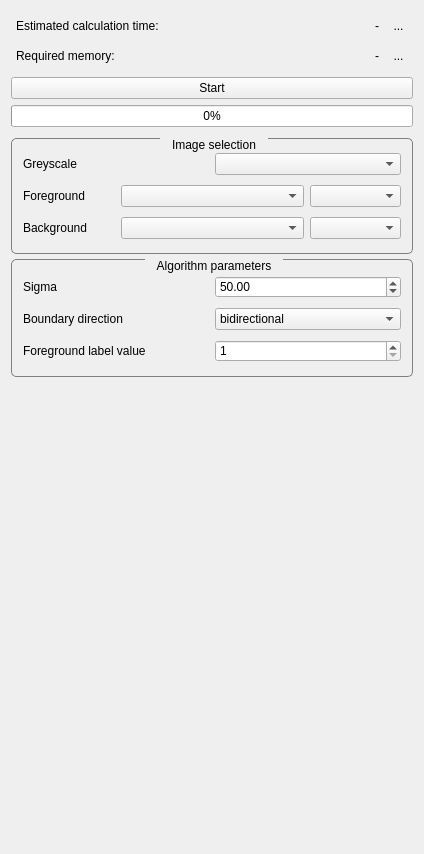
<?xml version="1.0" encoding="UTF-8"?>
<ui version="4.0">
 <class>GraphcutViewControls</class>
 <widget class="QWidget" name="GraphcutViewControls">
  <property name="enabled">
   <bool>true</bool>
  </property>
  <property name="geometry">
   <rect>
    <x>0</x>
    <y>0</y>
    <width>424</width>
    <height>854</height>
   </rect>
  </property>
  <property name="minimumSize">
   <size>
    <width>0</width>
    <height>0</height>
   </size>
  </property>
  <property name="windowTitle">
   <string>QmitkTemplate</string>
  </property>
  <property name="styleSheet">
   <string notr="true">QGroupBox {
	border-width: 1px; 
	border-style: solid; 
	border-color: grey;
	border-radius: 5px;
	margin-top: 1ex;
	margin-bottom: 2ex;
}

QGroupBox::title {
	subcontrol-origin: margin;
	subcontrol-position: top center;
	padding: 0 10px;
}

QScrollArea{
	border: 0;
	margin:0;
	padding:0;
}

QToolButton{
	border: 0;
}

[mandatoryField=true]{
	background-color: rgb(255, 150, 150);
}

[warningField=true]{
	background-color: rgb(255, 204, 0);
}

[errorField=true]{
	background-color: rgb(255, 150, 150);
}</string>
  </property>
  <layout class="QVBoxLayout" name="verticalLayout">
   <item>
    <widget class="QWidget" name="widget_3" native="true">
     <property name="styleSheet">
      <string notr="true">QWidget {
	margin: 0;
	padding: 0;
}</string>
     </property>
     <layout class="QVBoxLayout" name="verticalLayout_2">
      <property name="spacing">
       <number>0</number>
      </property>
      <property name="margin">
       <number>0</number>
      </property>
      <item>
       <widget class="QWidget" name="widget_12" native="true">
        <property name="toolTip">
         <string>&lt;html&gt;&lt;head/&gt;&lt;body&gt;&lt;p&gt;This estimate assumes your computer has at least the required amount of free physical ram. &lt;/p&gt;&lt;/body&gt;&lt;/html&gt;</string>
        </property>
        <layout class="QHBoxLayout" name="horizontalLayout_8">
         <property name="spacing">
          <number>10</number>
         </property>
         <property name="margin">
          <number>5</number>
         </property>
         <item>
          <widget class="QLabel" name="label_6">
           <property name="text">
            <string>Estimated calculation time:</string>
           </property>
          </widget>
         </item>
         <item>
          <spacer name="horizontalSpacer_8">
           <property name="orientation">
            <enum>Qt::Horizontal</enum>
           </property>
           <property name="sizeHint" stdset="0">
            <size>
             <width>40</width>
             <height>20</height>
            </size>
           </property>
          </spacer>
         </item>
         <item>
          <widget class="QLabel" name="estimatedTime">
           <property name="layoutDirection">
            <enum>Qt::RightToLeft</enum>
           </property>
           <property name="text">
            <string>-</string>
           </property>
           <property name="alignment">
            <set>Qt::AlignRight|Qt::AlignTrailing|Qt::AlignVCenter</set>
           </property>
          </widget>
         </item>
         <item>
          <widget class="QToolButton" name="refreshTimeButton">
           <property name="minimumSize">
            <size>
             <width>16</width>
             <height>16</height>
            </size>
           </property>
           <property name="text">
            <string>...</string>
           </property>
           <property name="icon">
            <iconset resource="../../resources/GraphCut.qrc">
             <normaloff>:/GraphCutPlugin/icon_refresh.png</normaloff>:/GraphCutPlugin/icon_refresh.png</iconset>
           </property>
           <property name="checkable">
            <bool>false</bool>
           </property>
           <property name="toolButtonStyle">
            <enum>Qt::ToolButtonIconOnly</enum>
           </property>
           <property name="autoRaise">
            <bool>false</bool>
           </property>
          </widget>
         </item>
        </layout>
       </widget>
      </item>
      <item>
       <widget class="QWidget" name="widget_14" native="true">
        <property name="toolTip">
         <string>&lt;html&gt;&lt;head/&gt;&lt;body&gt;&lt;p&gt;The amount of memory required to build the graph. It is highly recommended to have at least this amount of free physical memory before starting the computation. &lt;/p&gt;&lt;p&gt;&lt;br/&gt;&lt;/p&gt;&lt;p&gt;If your computer does not have the required amount of memory, consider resampling or dividing the original image.&lt;/p&gt;&lt;/body&gt;&lt;/html&gt;</string>
        </property>
        <layout class="QHBoxLayout" name="horizontalLayout_14">
         <property name="spacing">
          <number>10</number>
         </property>
         <property name="margin">
          <number>5</number>
         </property>
         <item>
          <widget class="QLabel" name="label_8">
           <property name="text">
            <string>Required memory:</string>
           </property>
          </widget>
         </item>
         <item>
          <spacer name="horizontalSpacer_3">
           <property name="orientation">
            <enum>Qt::Horizontal</enum>
           </property>
           <property name="sizeHint" stdset="0">
            <size>
             <width>40</width>
             <height>20</height>
            </size>
           </property>
          </spacer>
         </item>
         <item>
          <widget class="QLabel" name="estimatedMemory">
           <property name="layoutDirection">
            <enum>Qt::RightToLeft</enum>
           </property>
           <property name="text">
            <string>-</string>
           </property>
           <property name="alignment">
            <set>Qt::AlignRight|Qt::AlignTrailing|Qt::AlignVCenter</set>
           </property>
          </widget>
         </item>
         <item>
          <widget class="QToolButton" name="refreshMemoryButton">
           <property name="minimumSize">
            <size>
             <width>16</width>
             <height>16</height>
            </size>
           </property>
           <property name="text">
            <string>...</string>
           </property>
           <property name="icon">
            <iconset resource="../../resources/GraphCut.qrc">
             <normaloff>:/GraphCutPlugin/icon_refresh.png</normaloff>:/GraphCutPlugin/icon_refresh.png</iconset>
           </property>
           <property name="toolButtonStyle">
            <enum>Qt::ToolButtonIconOnly</enum>
           </property>
          </widget>
         </item>
        </layout>
       </widget>
      </item>
     </layout>
    </widget>
   </item>
   <item>
    <widget class="QPushButton" name="startButton">
     <property name="toolTip">
      <string>&lt;html&gt;&lt;head/&gt;&lt;body&gt;&lt;p&gt;Start the GraphCut&lt;/p&gt;&lt;/body&gt;&lt;/html&gt;</string>
     </property>
     <property name="text">
      <string>Start</string>
     </property>
    </widget>
   </item>
   <item>
    <widget class="QProgressBar" name="progressBar">
     <property name="maximum">
      <number>100</number>
     </property>
     <property name="value">
      <number>0</number>
     </property>
     <property name="textVisible">
      <bool>true</bool>
     </property>
     <property name="format">
      <string>%p%</string>
     </property>
    </widget>
   </item>
   <item>
    <widget class="QScrollArea" name="scrollArea">
     <property name="enabled">
      <bool>true</bool>
     </property>
     <property name="widgetResizable">
      <bool>true</bool>
     </property>
     <widget class="QWidget" name="parentWidget">
      <property name="enabled">
       <bool>true</bool>
      </property>
      <property name="geometry">
       <rect>
        <x>0</x>
        <y>0</y>
        <width>400</width>
        <height>696</height>
       </rect>
      </property>
      <layout class="QVBoxLayout" name="verticalLayout_4">
       <property name="spacing">
        <number>5</number>
       </property>
       <property name="leftMargin">
        <number>0</number>
       </property>
       <property name="topMargin">
        <number>5</number>
       </property>
       <property name="rightMargin">
        <number>0</number>
       </property>
       <property name="bottomMargin">
        <number>0</number>
       </property>
       <item>
        <widget class="QGroupBox" name="imageGroup">
         <property name="title">
          <string>Image selection</string>
         </property>
         <layout class="QVBoxLayout" name="verticalLayout_5">
          <property name="spacing">
           <number>0</number>
          </property>
          <property name="leftMargin">
           <number>0</number>
          </property>
          <property name="topMargin">
           <number>9</number>
          </property>
          <property name="rightMargin">
           <number>0</number>
          </property>
          <property name="bottomMargin">
           <number>9</number>
          </property>
          <item>
           <widget class="QWidget" name="greyscaleSelector" native="true">
            <property name="toolTip">
             <string>&lt;html&gt;&lt;head/&gt;&lt;body&gt;&lt;p&gt;Select the image to be segmented&lt;/p&gt;&lt;/body&gt;&lt;/html&gt;</string>
            </property>
            <layout class="QHBoxLayout" name="horizontalLayout" stretch="1,1">
             <property name="topMargin">
              <number>5</number>
             </property>
             <property name="bottomMargin">
              <number>5</number>
             </property>
             <item>
              <widget class="QLabel" name="label">
               <property name="text">
                <string>Greyscale</string>
               </property>
              </widget>
             </item>
             <item>
              <widget class="QmitkDataStorageComboBox" name="greyscaleImageSelector">
               <property name="sizePolicy">
                <sizepolicy hsizetype="Minimum" vsizetype="Fixed">
                 <horstretch>0</horstretch>
                 <verstretch>0</verstretch>
                </sizepolicy>
               </property>
              </widget>
             </item>
            </layout>
           </widget>
          </item>
          <item>
           <widget class="QWidget" name="foregroundSelector" native="true">
            <property name="toolTip">
             <string>&lt;html&gt;&lt;head/&gt;&lt;body&gt;&lt;p&gt;Choose a legacy binary foreground mask or a modern multi-label segmentation. When selecting a modern segmentation, choose the painted label to use as the foreground seed.&lt;/p&gt;&lt;/body&gt;&lt;/html&gt;</string>
            </property>
            <layout class="QHBoxLayout" name="horizontalLayout_3" stretch="1,2,1">
             <property name="topMargin">
              <number>5</number>
             </property>
             <property name="bottomMargin">
              <number>5</number>
             </property>
             <item>
              <widget class="QLabel" name="label_2">
               <property name="text">
                <string>Foreground</string>
               </property>
              </widget>
             </item>
             <item>
             <widget class="QmitkDataStorageComboBox" name="foregroundImageSelector">
               <property name="sizePolicy">
                <sizepolicy hsizetype="Minimum" vsizetype="Fixed">
                 <horstretch>0</horstretch>
                 <verstretch>0</verstretch>
                </sizepolicy>
               </property>
              </widget>
             </item>
             <item>
              <widget class="QComboBox" name="foregroundLabelSelector">
               <property name="toolTip">
                <string>Painted segmentation label to use as the foreground seed.</string>
               </property>
               <property name="visible">
                <bool>false</bool>
               </property>
              </widget>
             </item>
            </layout>
           </widget>
          </item>
          <item>
           <widget class="QWidget" name="backgroundSelector" native="true">
            <property name="toolTip">
             <string>&lt;html&gt;&lt;head/&gt;&lt;body&gt;&lt;p&gt;Choose a legacy binary background mask or a modern multi-label segmentation. When selecting a modern segmentation, choose the painted label to use as the background seed.&lt;/p&gt;&lt;/body&gt;&lt;/html&gt;</string>
            </property>
            <layout class="QHBoxLayout" name="horizontalLayout_2" stretch="1,2,1">
             <property name="topMargin">
              <number>5</number>
             </property>
             <property name="bottomMargin">
              <number>5</number>
             </property>
             <item>
              <widget class="QLabel" name="label_3">
               <property name="text">
                <string>Background</string>
               </property>
              </widget>
             </item>
             <item>
             <widget class="QmitkDataStorageComboBox" name="backgroundImageSelector">
               <property name="sizePolicy">
                <sizepolicy hsizetype="Minimum" vsizetype="Fixed">
                 <horstretch>0</horstretch>
                 <verstretch>0</verstretch>
                </sizepolicy>
               </property>
              </widget>
             </item>
             <item>
              <widget class="QComboBox" name="backgroundLabelSelector">
               <property name="toolTip">
                <string>Painted segmentation label to use as the background seed.</string>
               </property>
               <property name="visible">
                <bool>false</bool>
               </property>
              </widget>
             </item>
            </layout>
           </widget>
          </item>
         </layout>
        </widget>
       </item>
       <item>
        <widget class="QGroupBox" name="parameterGroup">
         <property name="title">
          <string>Algorithm parameters</string>
         </property>
         <property name="flat">
          <bool>false</bool>
         </property>
         <property name="checkable">
          <bool>false</bool>
         </property>
         <property name="checked">
          <bool>false</bool>
         </property>
         <layout class="QVBoxLayout" name="verticalLayout_3">
          <property name="spacing">
           <number>0</number>
          </property>
          <property name="leftMargin">
           <number>0</number>
          </property>
          <property name="rightMargin">
           <number>0</number>
          </property>
          <property name="bottomMargin">
           <number>9</number>
          </property>
          <item>
           <widget class="QWidget" name="widget" native="true">
            <property name="toolTip">
             <string>&lt;html&gt;&lt;head/&gt;&lt;body&gt;&lt;p&gt;Estimated noise boundary term. Try 50.0 on CT images.&lt;/p&gt;&lt;/body&gt;&lt;/html&gt;</string>
            </property>
            <layout class="QHBoxLayout" name="horizontalLayout_4">
             <property name="topMargin">
              <number>5</number>
             </property>
             <property name="bottomMargin">
              <number>5</number>
             </property>
             <item>
              <widget class="QLabel" name="label_4">
               <property name="text">
                <string>Sigma</string>
               </property>
              </widget>
             </item>
             <item>
              <widget class="QDoubleSpinBox" name="paramSigmaSpinBox">
               <property name="layoutDirection">
                <enum>Qt::LeftToRight</enum>
               </property>
               <property name="maximum">
                <double>1000000.000000000000000</double>
               </property>
               <property name="value">
                <double>50.000000000000000</double>
               </property>
              </widget>
             </item>
            </layout>
           </widget>
          </item>
          <item>
           <widget class="QWidget" name="widget_2" native="true">
            <property name="toolTip">
             <string>&lt;html&gt;&lt;head/&gt;&lt;body&gt;&lt;p&gt;Boundary direction&lt;/p&gt;&lt;/body&gt;&lt;/html&gt;</string>
            </property>
            <layout class="QHBoxLayout" name="horizontalLayout_5">
             <property name="topMargin">
              <number>5</number>
             </property>
             <property name="bottomMargin">
              <number>5</number>
             </property>
             <item>
              <widget class="QLabel" name="label_5">
               <property name="text">
                <string>Boundary direction</string>
               </property>
              </widget>
             </item>
             <item>
              <widget class="QComboBox" name="paramBoundaryDirectionComboBox">
               <item>
                <property name="text">
                 <string>bidirectional</string>
                </property>
               </item>
               <item>
                <property name="text">
                 <string>bright to dark</string>
                </property>
               </item>
               <item>
                <property name="text">
                 <string>dark to bright</string>
                </property>
               </item>
              </widget>
             </item>
            </layout>
           </widget>
          </item>
          <item>
           <widget class="QWidget" name="widget_5" native="true">
            <property name="toolTip">
             <string>&lt;html&gt;&lt;head/&gt;&lt;body&gt;&lt;p&gt;Pixel intensity value that is considered foreground for input and output images.&lt;/p&gt;&lt;/body&gt;&lt;/html&gt;</string>
            </property>
            <layout class="QHBoxLayout" name="horizontalLayout_6">
             <property name="topMargin">
              <number>5</number>
             </property>
             <property name="bottomMargin">
              <number>5</number>
             </property>
             <item>
              <widget class="QLabel" name="label_7">
               <property name="text">
                <string>Foreground label value</string>
               </property>
              </widget>
             </item>
             <item>
              <widget class="QDoubleSpinBox" name="paramLabelValueSpinBox">
               <property name="decimals">
                <number>0</number>
               </property>
               <property name="minimum">
                <double>1.000000000000000</double>
               </property>
               <property name="maximum">
                <double>255.000000000000000</double>
               </property>
               <property name="value">
                <double>1.000000000000000</double>
               </property>
              </widget>
             </item>
            </layout>
           </widget>
          </item>
         </layout>
        </widget>
       </item>
       <item>
        <spacer name="spacer1">
         <property name="orientation">
          <enum>Qt::Vertical</enum>
         </property>
         <property name="sizeType">
          <enum>QSizePolicy::Expanding</enum>
         </property>
         <property name="sizeHint" stdset="0">
          <size>
           <width>20</width>
           <height>220</height>
          </size>
         </property>
        </spacer>
       </item>
      </layout>
     </widget>
    </widget>
   </item>
  </layout>
 </widget>
 <layoutdefault spacing="6" margin="11"/>
 <customwidgets>
  <customwidget>
   <class>QmitkDataStorageComboBox</class>
   <extends>QComboBox</extends>
   <header location="global">QmitkDataStorageComboBox.h</header>
  </customwidget>
 </customwidgets>
 <resources>
  <include location="../../resources/GraphCut.qrc"/>
 </resources>
 <connections/>
</ui>
